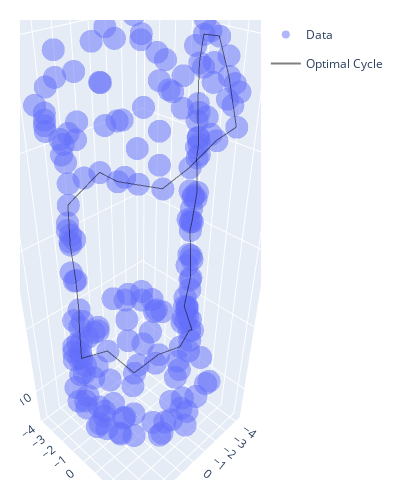

The notebook cell saved with this chart:
### Markdown cell above
#### Find Representative Cycles
We find representative cycles for the largest 2D hole and 3D void

### Code cell
## Representative 2D Hole
# cycle to optimize
i = homology[homology['dimension'] == 1].sort_values('cycle nnz').index[-1] # largest 1d cycle (2d hole)

# optimization problem
start = pd.Timestamp.now()
optimal = factored.optimize_cycle(
        birth_simplex=homology['birth simplex'][i], 
        problem_type='preserve PH basis'
    )
print(f'Optimizaiton took {pd.Timestamp.now() - start}')
optimal_edges = optimal['chain']['optimal cycle']['simplex'].tolist() # bounding box of optimal cycle

# plotting
trace_dta = go.Scatter3d( # data plot
        x=dta[:, 0],
        y=dta[:, 1],
        z=dta[:, 2],
        mode='markers',
        showlegend=True,
        name='Data',
        opacity=0.5
    )
traces_optimal = [oat.plot.edge__trace3d(edge, dta) for edge in optimal_edges] # optimal cycle plot
for n, trace in enumerate(traces_optimal): # plot optimal cycle
    trace.update(
            showlegend=(n==0),
            legendgroup='opti',
            opacity=0.5,
            name='Optimal Cycle',
            line=dict(color='black')
        )
fig = go.Figure(data=[trace_dta]+traces_optimal)
fig.update_layout(
        width=400, 
        height=500,
        margin=dict(l=20, r=20, t=20, b=20)
    )
fig.show()

### Figure 1 — Plotly figure (JSON) as saved in the notebook; plotly's stock layout.template omitted (floating-point values rounded to 4 significant figures; data arrays with more than 128 entries replaced by an {"elided": "..."} marker saying what was removed)
{"data": [{"mode": "markers", "name": "Data", "opacity": 0.5, "showlegend": true, "type": "scatter3d", "x": {"elided": "200 float values"}, "y": {"elided": "200 float values"}, "z": {"elided": "200 float values"}}, {"legendgroup": "opti", "line": {"color": "black"}, "mode": "lines", "name": "Optimal Cycle", "opacity": 0.5, "showlegend": true, "type": "scatter3d", "x": [-3.79, -3.185, -2.58], "y": [0.01, 0.835, 1.66], "z": [-5.86, -5.86, -5.86]}, {"legendgroup": "opti", "line": {"color": "black"}, "mode": "lines", "name": "Optimal Cycle", "opacity": 0.5, "showlegend": false, "type": "scatter3d", "x": [4.01, 4.03, 4.05], "y": [-0.09, -0.02, 0.05], "z": [2.34, 3.36, 4.38]}, {"legendgroup": "opti", "line": {"color": "black"}, "mode": "lines", "name": "Optimal Cycle", "opacity": 0.5, "showlegend": false, "type": "scatter3d", "x": [-2.48, -2.43, -2.38], "y": [2.66, 3, 3.34], "z": [8.7, 7.74, 6.78]}, {"legendgroup": "opti", "line": {"color": "black"}, "mode": "lines", "name": "Optimal Cycle", "opacity": 0.5, "showlegend": false, "type": "scatter3d", "x": [-3.98, -4.035, -4.09], "y": [-0.05, 0.005, 0.06], "z": [6.47, 5.455, 4.44]}, {"legendgroup": "opti", "line": {"color": "black"}, "mode": "lines", "name": "Optimal Cycle", "opacity": 0.5, "showlegend": false, "type": "scatter3d", "x": [-3.79, -3.965, -4.14], "y": [0.01, 0.035, 0.06], "z": [-5.86, -4.86, -3.86]}, {"legendgroup": "opti", "line": {"color": "black"}, "mode": "lines", "name": "Optimal Cycle", "opacity": 0.5, "showlegend": false, "type": "scatter3d", "x": [3.91, 3.96, 4.01], "y": [-0.04, -0.065, -0.09], "z": [0.38, 1.36, 2.34]}, {"legendgroup": "opti", "line": {"color": "black"}, "mode": "lines", "name": "Optimal Cycle", "opacity": 0.5, "showlegend": false, "type": "scatter3d", "x": [3.9, 3.96, 4.02], "y": [-0.09, -0.03, 0.03], "z": [-2.5, -3.475, -4.45]}, {"legendgroup": "opti", "line": {"color": "black"}, "mode": "lines", "name": "Optimal Cycle", "opacity": 0.5, "showlegend": false, "type": "scatter3d", "x": [-4.08, -4.04, -4], "y": [0.17, 0.12, 0.07], "z": [1.79, 2.76, 3.73]}, {"legendgroup": "opti", "line": {"color": "black"}, "mode": "lines", "name": "Optimal Cycle", "opacity": 0.5, "showlegend": false, "type": "scatter3d", "x": [2.3, 3.175, 4.05], "y": [0.05, 0.05, 0.05], "z": [5.21, 4.795, 4.38]}, {"legendgroup": "opti", "line": {"color": "black"}, "mode": "lines", "name": "Optimal Cycle", "opacity": 0.5, "showlegend": false, "type": "scatter3d", "x": [-3.86, -3.92, -3.98], "y": [-0.01, -0.03, -0.05], "z": [8.38, 7.425, 6.47]}, {"legendgroup": "opti", "line": {"color": "black"}, "mode": "lines", "name": "Optimal Cycle", "opacity": 0.5, "showlegend": false, "type": "scatter3d", "x": [0.69, 1.23, 1.77], "y": [2.12, 1.335, 0.55], "z": [4.62, 4.695, 4.77]}, {"legendgroup": "opti", "line": {"color": "black"}, "mode": "lines", "name": "Optimal Cycle", "opacity": 0.5, "showlegend": false, "type": "scatter3d", "x": [3.8, 3.855, 3.91], "y": [-0.15, -0.095, -0.04], "z": [-1.49, -0.555, 0.38]}, {"legendgroup": "opti", "line": {"color": "black"}, "mode": "lines", "name": "Optimal Cycle", "opacity": 0.5, "showlegend": false, "type": "scatter3d", "x": [-4.08, -4.07, -4.06], "y": [0.17, 0.075, -0.02], "z": [1.79, 0.86, -0.07]}, {"legendgroup": "opti", "line": {"color": "black"}, "mode": "lines", "name": "Optimal Cycle", "opacity": 0.5, "showlegend": false, "type": "scatter3d", "x": [0.69, -0.23, -1.15], "y": [2.12, 2.06, 2], "z": [4.62, 4.76, 4.9]}, {"legendgroup": "opti", "line": {"color": "black"}, "mode": "lines", "name": "Optimal Cycle", "opacity": 0.5, "showlegend": false, "type": "scatter3d", "x": [-2.48, -2.805, -3.13], "y": [2.66, 2.095, 1.53], "z": [8.7, 9.315, 9.93]}, {"legendgroup": "opti", "line": {"color": "black"}, "mode": "lines", "name": "Optimal Cycle", "opacity": 0.5, "showlegend": false, "type": "scatter3d", "x": [-3.15, -3.505, -3.86], "y": [0.71, 0.35, -0.01], "z": [9.85, 9.115, 8.38]}, {"legendgroup": "opti", "line": {"color": "black"}, "mode": "lines", "name": "Optimal Cycle", "opacity": 0.5, "showlegend": false, "type": "scatter3d", "x": [2.6, 2.38, 2.16], "y": [0.36, 1.105, 1.85], "z": [-4.72, -5.125, -5.53]}, {"legendgroup": "opti", "line": {"color": "black"}, "mode": "lines", "name": "Optimal Cycle", "opacity": 0.5, "showlegend": false, "type": "scatter3d", "x": [-4.07, -4.085, -4.1], "y": [-0.13, -0.06, 0.01], "z": [-0.68, -1.5, -2.32]}, {"legendgroup": "opti", "line": {"color": "black"}, "mode": "lines", "name": "Optimal Cycle", "opacity": 0.5, "showlegend": false, "type": "scatter3d", "x": [-1.15, -1.75, -2.35], "y": [2, 2.205, 2.41], "z": [4.9, 5.4, 5.9]}, {"legendgroup": "opti", "line": {"color": "black"}, "mode": "lines", "name": "Optimal Cycle", "opacity": 0.5, "showlegend": false, "type": "scatter3d", "x": [-0.42, -1.155, -1.89], "y": [2.63, 2.32, 2.01], "z": [-4.95, -5.065, -5.18]}, {"legendgroup": "opti", "line": {"color": "black"}, "mode": "lines", "name": "Optimal Cycle", "opacity": 0.5, "showlegend": false, "type": "scatter3d", "x": [0.79, 1.475, 2.16], "y": [2.23, 2.04, 1.85], "z": [-4.93, -5.23, -5.53]}, {"legendgroup": "opti", "line": {"color": "black"}, "mode": "lines", "name": "Optimal Cycle", "opacity": 0.5, "showlegend": false, "type": "scatter3d", "x": [-4.1, -4.12, -4.14], "y": [0.01, 0.035, 0.06], "z": [-2.32, -3.09, -3.86]}, {"legendgroup": "opti", "line": {"color": "black"}, "mode": "lines", "name": "Optimal Cycle", "opacity": 0.5, "showlegend": false, "type": "scatter3d", "x": [2.6, 3.31, 4.02], "y": [0.36, 0.195, 0.03], "z": [-4.72, -4.585, -4.45]}, {"legendgroup": "opti", "line": {"color": "black"}, "mode": "lines", "name": "Optimal Cycle", "opacity": 0.5, "showlegend": false, "type": "scatter3d", "x": [-2.38, -2.365, -2.35], "y": [3.34, 2.875, 2.41], "z": [6.78, 6.34, 5.9]}, {"legendgroup": "opti", "line": {"color": "black"}, "mode": "lines", "name": "Optimal Cycle", "opacity": 0.5, "showlegend": false, "type": "scatter3d", "x": [0.79, 0.185, -0.42], "y": [2.23, 2.43, 2.63], "z": [-4.93, -4.94, -4.95]}, {"legendgroup": "opti", "line": {"color": "black"}, "mode": "lines", "name": "Optimal Cycle", "opacity": 0.5, "showlegend": false, "type": "scatter3d", "x": [-1.89, -2.235, -2.58], "y": [2.01, 1.835, 1.66], "z": [-5.18, -5.52, -5.86]}, {"legendgroup": "opti", "line": {"color": "black"}, "mode": "lines", "name": "Optimal Cycle", "opacity": 0.5, "showlegend": false, "type": "scatter3d", "x": [3.9, 3.85, 3.8], "y": [-0.09, -0.12, -0.15], "z": [-2.5, -1.995, -1.49]}, {"legendgroup": "opti", "line": {"color": "black"}, "mode": "lines", "name": "Optimal Cycle", "opacity": 0.5, "showlegend": false, "type": "scatter3d", "x": [2.3, 2.035, 1.77], "y": [0.05, 0.3, 0.55], "z": [5.21, 4.99, 4.77]}, {"legendgroup": "opti", "line": {"color": "black"}, "mode": "lines", "name": "Optimal Cycle", "opacity": 0.5, "showlegend": false, "type": "scatter3d", "x": [-3.15, -3.14, -3.13], "y": [0.71, 1.12, 1.53], "z": [9.85, 9.89, 9.93]}, {"legendgroup": "opti", "line": {"color": "black"}, "mode": "lines", "name": "Optimal Cycle", "opacity": 0.5, "showlegend": false, "type": "scatter3d", "x": [-4, -4.045, -4.09], "y": [0.07, 0.065, 0.06], "z": [3.73, 4.085, 4.44]}, {"legendgroup": "opti", "line": {"color": "black"}, "mode": "lines", "name": "Optimal Cycle", "opacity": 0.5, "showlegend": false, "type": "scatter3d", "x": [-4.07, -4.065, -4.06], "y": [-0.13, -0.075, -0.02], "z": [-0.68, -0.375, -0.07]}], "layout": {"height": 500, "margin": {"b": 20, "l": 20, "r": 20, "t": 20}, "width": 400}}
